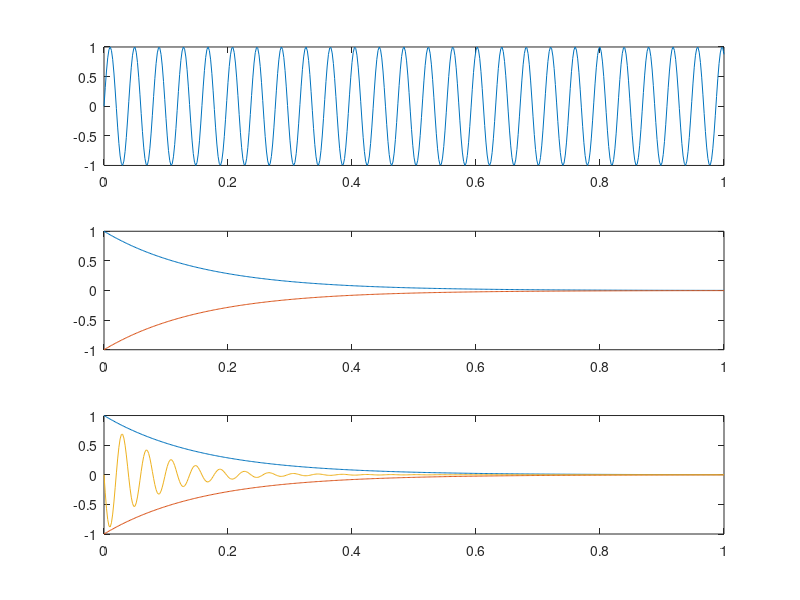

Recreate this plot in MATLAB.
f=500;
t=0:(1/f):1;
y1=sin(2*f*(t/(2*pi)));
y2=exp(-(t*2*pi));
y3=-exp(-(t*2*pi));
y=y1.*y2.*y3;
subplot(3,1,1)
plot(t,y1)
subplot(3,1,2)
plot(t,y2,t,y3)
subplot(3,1,3)
plot(t,y2,t,y3,t,y)

